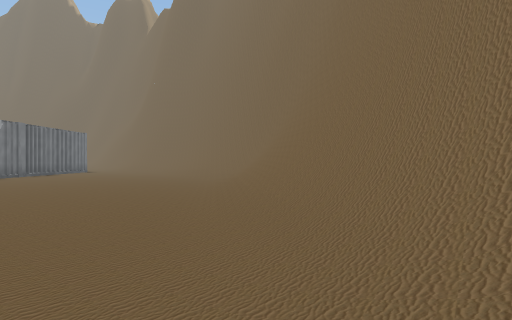
View 1 (above)

21 first-person views from a walk through a 3-D level made in the Unity game engine. The camera is 1.2 m above the floor, looks level and sees 80° across. The floor is counted in squares, 2.25 m on a side. Each view is taken from the middle of a square. On the plan, view 1 faces up. The plan holds only what a view shows up to about 9 squares ahead; the rest is blank. The place goes on beyond the plan. The player character is not drawn. Some animated figures are not drawn. Some surface patterns are stand-ins.

View 2
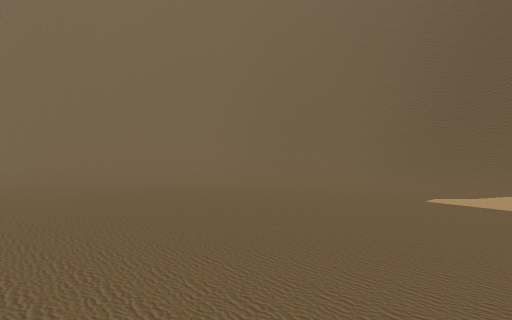

View 3
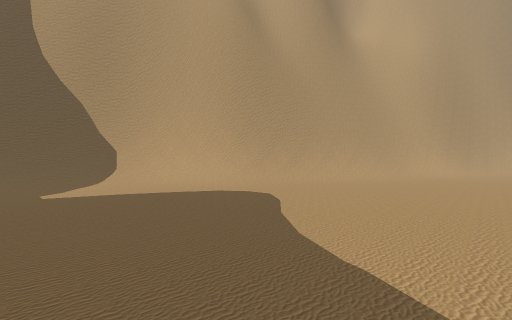

View 4
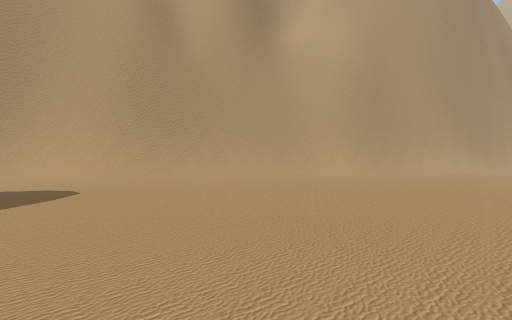

View 5
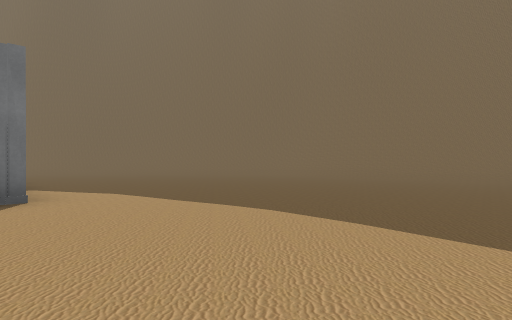

View 6
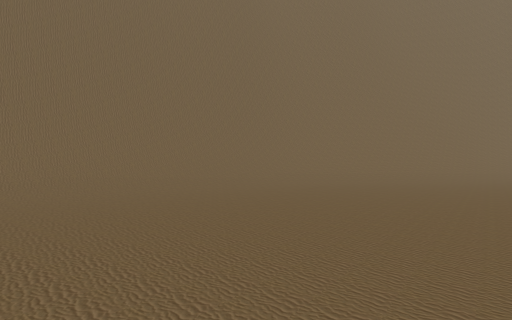

View 7
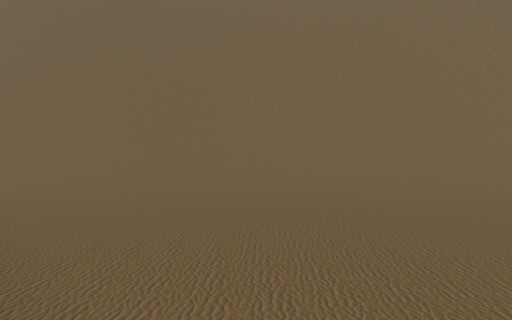

View 8
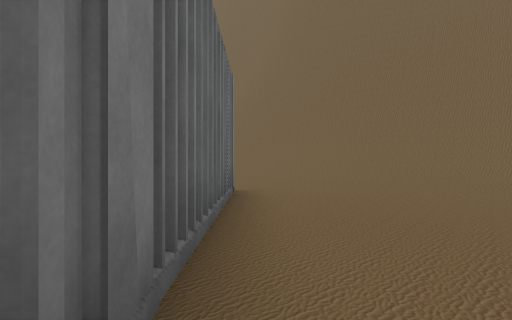

View 9
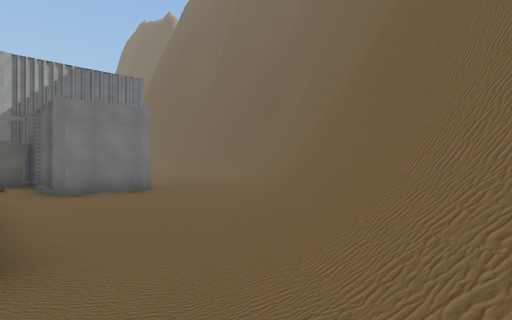

View 10
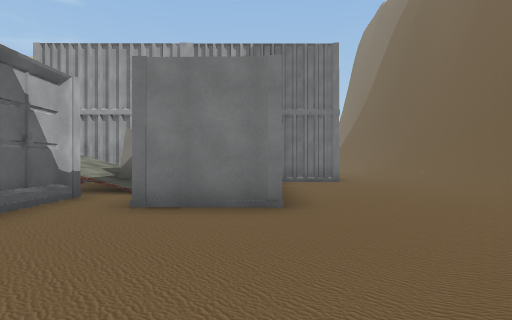

View 11
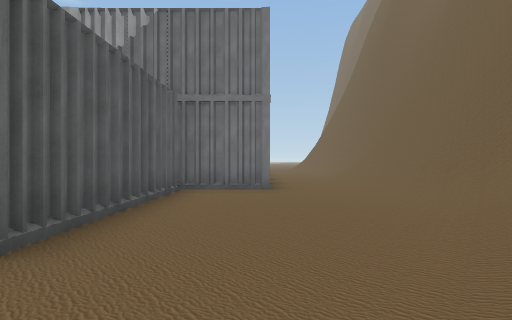

View 12
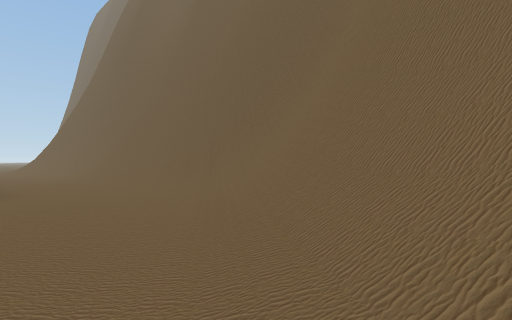

View 13
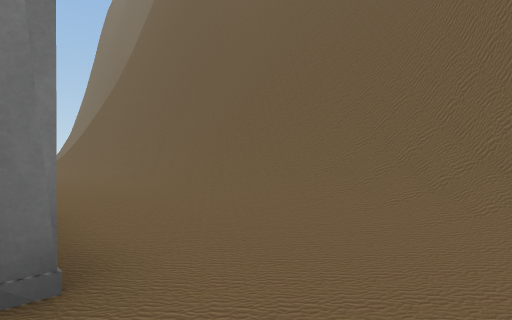

View 14
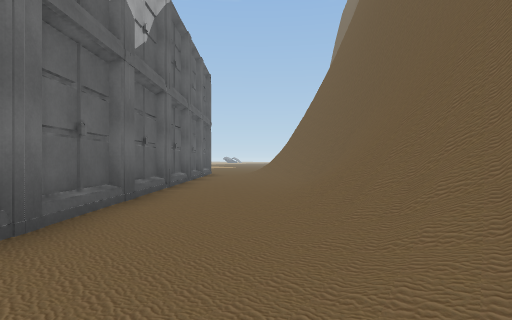

View 15
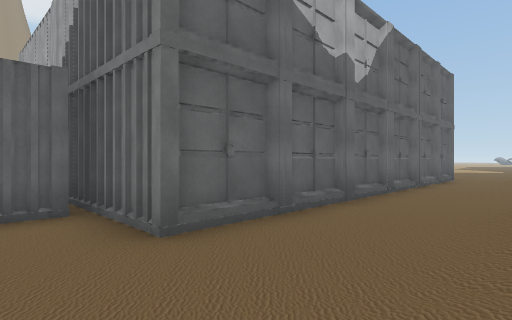

View 16
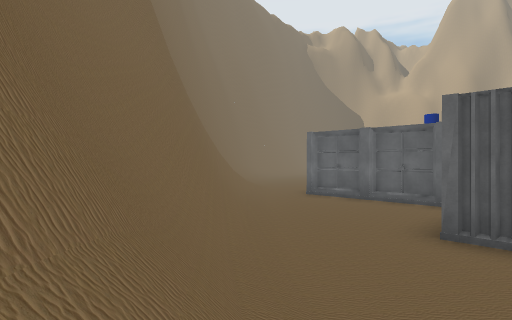

View 17
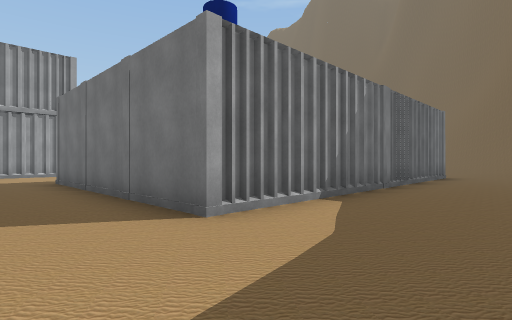

View 18
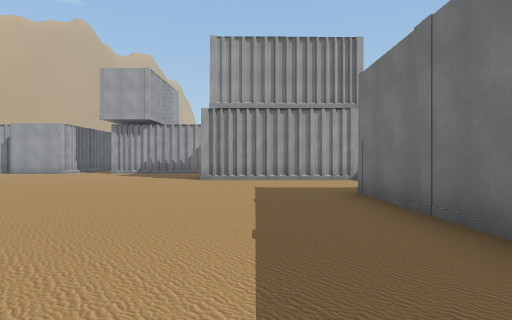

View 19
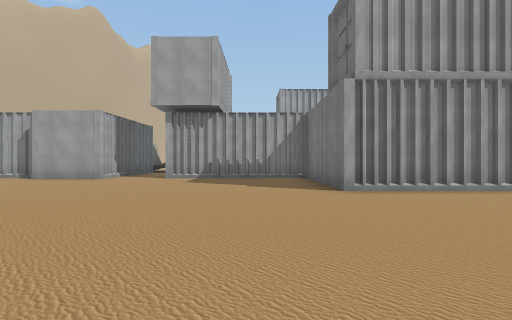

View 20
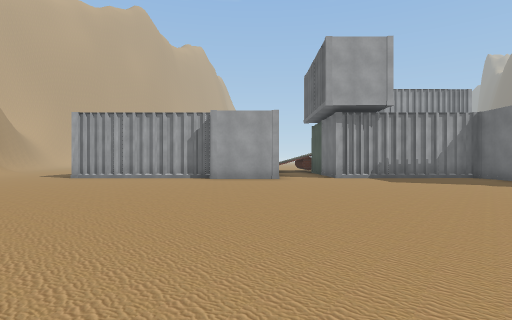

View 21
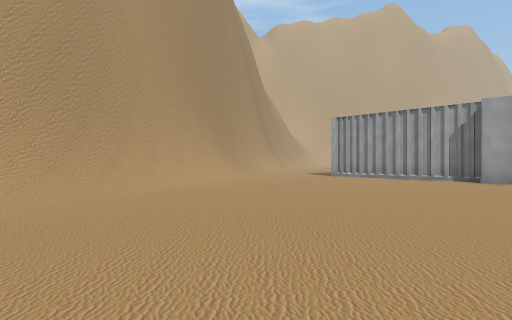

### Floor plan
Key: @ floor where view 1 was taken; # wall or solid block; . main floor; : floor 0.25 m higher than the main floor; / step, stairs or slope; = window, fence, low wall or low ledge; C cube.
Columns run from 26 left of view 1 to 2 right of it. Each row starts with its distance up from view 1.
 24 ##############
 23 #////////////##
 22 /......:....//##
 21 .............:/##
 20 #########....../##
 19         #......./##
 18         ######.../##
 17         ######..../###
 16          /C/......./###
 15          /C/######.///##
 14         #///     #..://##
 13         #        #....//##
 12                  #.....//#
 11                  #.....:/##
 10                  #......//#
  9                  #......./##
  8         #.       #.......//#
  7         #...######.......//#
  6         #................//#
  5         #................./#
  4      ####................./#
  3      #.......... ........./#
  2      #.........  ........./##
  1      #........  ........../##
  0      #.......  ...........@/#
 -1      ........ ............/##
 -2      ....................//#
 -3      #..................//##
 -4      #................//=##
 -5      #.............////###
 -6      #..........///######
 -7      #.......// /###
 -8      #.....//##
 -9      ...//####
-10      .. ####

Positions as (right, up) in squares from view 1, and headings:
1: (0, 0), facing up
2: (-7, 0), facing right
3: (-6, 2), facing down
4: (-9, 2), facing down
5: (-9, 2), facing up-right
6: (-8, 10), facing right
7: (-8, 10), facing up-right
8: (-8, 10), facing up
9: (-6, 15), facing up-left
10: (-9, 18), facing left
11: (-11, 20), facing left
12: (-11, 20), facing up-left
13: (-16, 20), facing up-left
14: (-17, 22), facing left
15: (-16, 23), facing down-left
16: (-14, 23), facing down-right
17: (-6, 5), facing up-left
18: (-9, 5), facing left
19: (-12, 2), facing left
20: (-12, -3), facing left
21: (-12, -3), facing down-left
